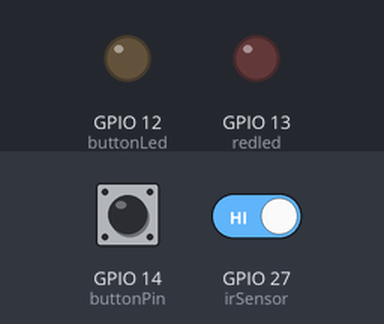
Recording of a sketch running on a simulated ESP32. Parts: output pins drawn as LEDs (lit = HIGH). Inputs (shaded band) come from the test bench; at power-on: GPIO 14 (buttonPin) HIGH, GPIO 27 (irSensor) HIGH.

Above: at 1.2 s.
1.3 s: GPIO 14 (buttonPin) pulled LOW for 0.15 s
At 1.9 s:
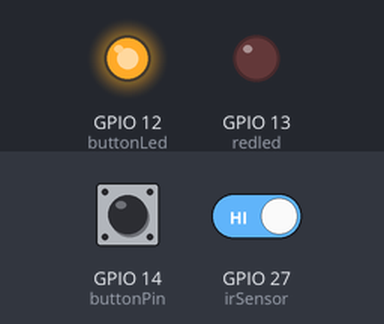
2.9 s: GPIO 27 (irSensor) driven LOW
At 4.3 s:
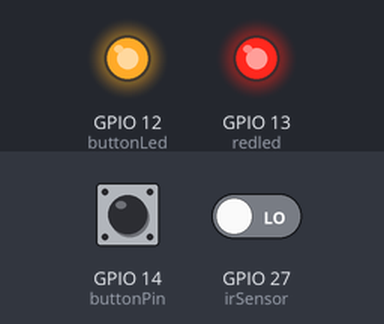
5.9 s: GPIO 14 (buttonPin) pulled LOW for 1 s
At 6.6 s:
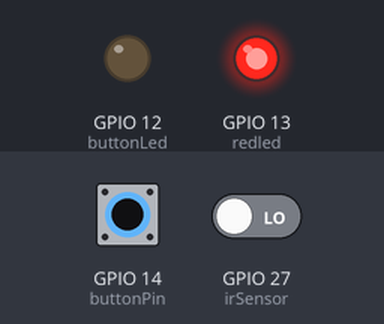
9.4 s: GPIO 14 (buttonPin) pulled LOW for 3.2 s
At 10.5 s:
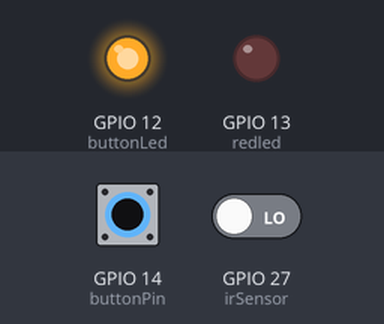
Timing chart, 0 to 12.4 s (numbered marks = the images above; inputs shaded):
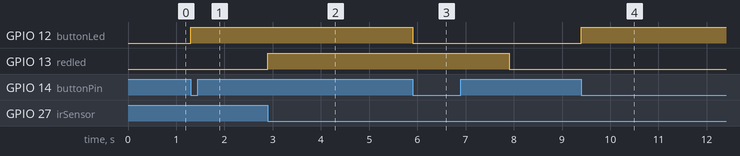

The sketch:

Code.ino
```cpp
/* PROGRAM USING millis() (non-blocking) */

const uint8_t redled = 13;
const uint8_t irSensor = 27;

// Button variables
const uint8_t buttonPin = 14;
const uint8_t buttonLed = 12;
bool lastButtonState = HIGH;
bool buttonLedState = LOW;

// Timing variables
unsigned long currentTime = 0;
volatile unsigned long lastTriggerTime = 0;
volatile bool startTimer = false;

const unsigned long interval = 5000;  // 5 seconds in milliseconds

// ISR
void IRAM_ATTR irISR() {
  lastTriggerTime = millis();
  startTimer = true;
}

void setup() {
  Serial.begin(9600);

  pinMode(irSensor, INPUT_PULLUP);
  attachInterrupt(digitalPinToInterrupt(irSensor), irISR, FALLING);

  pinMode(redled, OUTPUT);
  digitalWrite(redled, LOW);

  // Button + LED setup
  pinMode(buttonPin, INPUT_PULLUP);
  pinMode(buttonLed, OUTPUT);
  digitalWrite(buttonLed, LOW);
}

void loop() {
  currentTime = millis();

  // TASK 1: IR interrupt handling
  if (startTimer) {
    digitalWrite(redled, HIGH);
  }

  if (startTimer && (currentTime - lastTriggerTime > interval)) {
    digitalWrite(redled, LOW);
    startTimer = false;
  }

  // TASK 2: Pushbutton handling
  bool currentButtonState = digitalRead(buttonPin);

  // Detect button press (HIGH --> LOW)
  if (lastButtonState == HIGH && currentButtonState == LOW) {
    buttonLedState = !buttonLedState;
    digitalWrite(buttonLed, buttonLedState);
  }

  lastButtonState = currentButtonState;
}


/* PROGRAM USING delay() (blocking)*/

// const uint8_t led = 13;
// const uint8_t irSensor = 27;

// // Button variables
// const uint8_t buttonPin = 14;
// const uint8_t buttonLed = 12;

// bool lastButtonState = HIGH;
// bool buttonLedState = LOW;

// void setup() {
//   Serial.begin(9600);

//   pinMode(irSensor, INPUT_PULLUP);
//   pinMode(led, OUTPUT);
//   digitalWrite(led, LOW);

//   pinMode(buttonPin, INPUT_PULLUP);
//   pinMode(buttonLed, OUTPUT);
//   digitalWrite(buttonLed, LOW);
// }

// void loop() {

//   // TASK 1: IR sensor polling
//   if (digitalRead(irSensor) == LOW) {   // Object detected
//     Serial.println("Object detected");
//     digitalWrite(led, HIGH);

//     // BLOCKING delay
//     delay(5000);

//     digitalWrite(led, LOW);
//     Serial.println("IR LED OFF");
//   }

//   // TASK 2: Pushbutton handling
//   bool currentButtonState = digitalRead(buttonPin);

//   if (lastButtonState == HIGH && currentButtonState == LOW) {
//     buttonLedState = !buttonLedState;
//     digitalWrite(buttonLed, buttonLedState);
//   }

//   lastButtonState = currentButtonState;
// }
```

Measured:
- after the input at 1.3 s, GPIO 12 (buttonLed): LOW → HIGH at once
- after the input at 2.9 s, GPIO 13 (redled): LOW → HIGH at once
- after the input at 5.9 s, GPIO 12 (buttonLed): HIGH → LOW at once
- after the input at 9.4 s, GPIO 12 (buttonLed): LOW → HIGH at once
